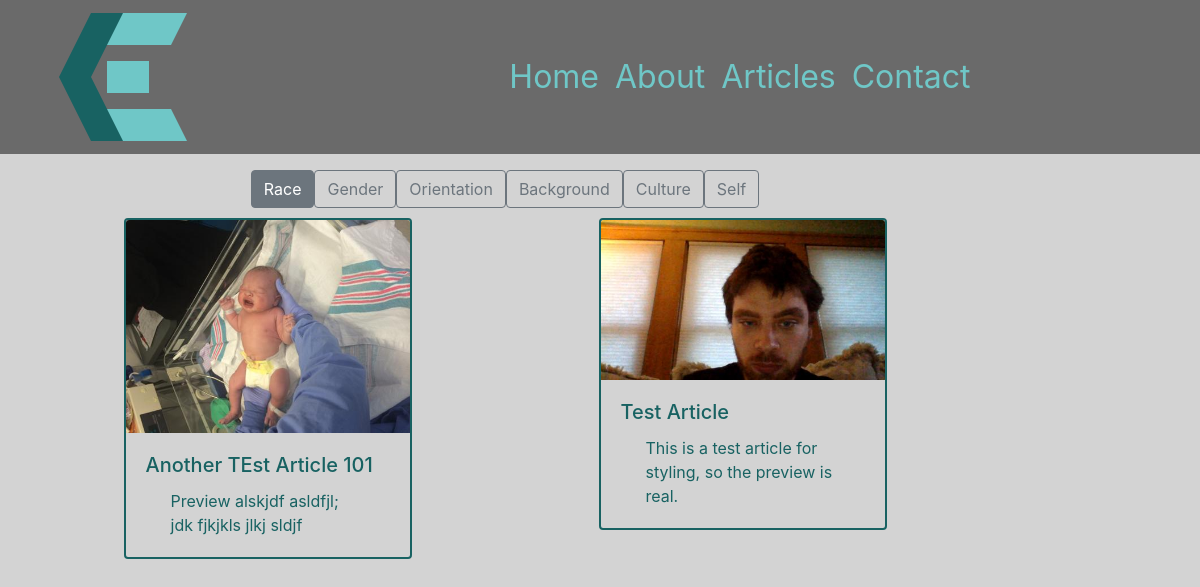
Screenshot of /articles/tag/1 with the database file from the repository.
### chrissmit/services/db_models.py (models this page shows, shortened)
class Tags(db.Model):
    id = db.Column(db.Integer, primary_key=True)
    desc = db.Column(db.String(20), nullable=False)

class ArticleEdits(db.Model):
    id = db.Column(db.Integer, primary_key=True)
    article_id = db.Column(db.Integer, db.ForeignKey('article.id'), nullable=False,)
    is_edited = db.Column(db.Boolean, default=False,)
    is_ready_for_release = db.Column(db.Boolean, default=False,)
    user_id = db.Column(db.Integer, db.ForeignKey('user.id'), nullable=False)
    edited = db.Column(db.DateTime, nullable=True, default=datetime.utcnow)
    title = db.Column(db.String(100), nullable=False,)
    preview = db.Column(db.String(200), nullable=False)
    image_file = db.Column(db.String(100), default='default.png')
    content = db.Column(db.Text, nullable=False)
    tags = db.relationship('EditTags', backref='edit')

### chrissmit/views/article_views.py (the view)
@blueprint.route('/articles/tag/<tag>')
def article_by_tag(tag):
    recent_articles = article.get_last(4)
    articles = article.get_by_tag(tag)
    tags = article.get_used_tags()
    return render_template(
        template_name_or_list='navigation/articles.html',
        recent_articles=recent_articles,
        articles=articles,
        tags=tags,
        current_tags=[int(tag)],
    )

### chrissmit/services/article.py (called while the page is built)
def get_full_articles(filter_criteria, desc=True):
    full_article = full_article_data()
    if desc:
        return full_article.filter(filter_criteria).order_by(Article.posted.desc()).all()
    return full_article.filter(filter_criteria).all()

def get_last(number=4, desc=True):
    full_article = full_article_data()
    if desc:
        return full_article.filter(Article.is_released==True).order_by(Article.posted.desc()).limit(number).all()
    return full_article.filter(Article.is_released==True).limit(number).all()

def get_used_tags():
    tag_data = full_tag()
    return tag_data.distinct(EditTags.tag_id).order_by(EditTags.tag_id).all()

def full_tag():
    return db.session.query(
        EditTags.tag_id, Tags.desc
    ).join(
        Tags,
        Tags.id == EditTags.tag_id
    )

def get_by_tag(tag):
    edit_id_by_tag = db.session.query(
        EditTags.edit_id
    ).filter(
        EditTags.tag_id == tag
    )
    return get_full_articles(
        filter_criteria = ArticleEdits.id.in_(edit_id_by_tag)
    )

def full_article_data():
    fields = full_data_fields()
    return fields.join(
        ArticleEdits,
        Article.current_edit_id == ArticleEdits.id,
    ).join(
        User,
        Article.author_id == User.id
    )

def full_data_fields():
    return db.session.query(
        ArticleEdits.id,
        ArticleEdits.article_id,
        Article.posted,
        Article.edited,
        Article.is_released,
        Article.author_id,
        Article.current_edit_id,
        ArticleEdits.title,
        ArticleEdits.preview,
        ArticleEdits.content,
        ArticleEdits.image_file,
        ArticleEdits.user_id,
        ArticleEdits.is_edited,
        ArticleEdits.is_ready_for_release,
        ArticleEdits.edited,
        Article.author_id,
        User.full_name,
    )

### chrissmit/templates/navigation/articles.html (shortened to what this page needs)
{% extends "shared/_layout.html" %}
{% block main_content %}
    <div class="tag-bucket row d-flex justify-content-center">
        {% for tag in tags %}
            {% if tag.tag_id in current_tags %}
                <a href="{{ url_for('navigation_views.all_articles') }}" class="btn btn-secondary float-center"> {{ tag[1] }}</a>
            {% else %}
                <a href="{{ url_for('navigation_views.article_by_tag',tag=tag[0]) }}" class="btn btn-outline-secondary float-center"> {{ tag[1] }}</a>
            {% endif %}
        {% endfor %}
    </div>
<div class="row d-flex justify-content-around align-content-around">
    {% if articles %}
        {%  for article in articles %}
            <a href="{{ url_for('navigation_views.read_article', article_id=article.article_id) }}" class="">
                <div class="card article-card float-center" style="width: 18rem;">
                    <img class="card-img-top" src="{{ '/static/img/articles/' + article.image_file }}" alt="{{ article.preview }}">
                    <div class="card-body">
                        <h5 class="card-title">{{ article.title }}</h5>
                        <p class="card-text">{{ article.preview }}</p>
                    </div>
                </div>
            </a>
        {% endfor %}
    {% endif %}
</div>
{%  endblock %}

### chrissmit/static/css/site.css (style rules this page uses)
:root { --backgroundColor: lightgrey; --primaryFontColor: rgba(80,80,80,1); --navBackgroundColor: rgba(80,80,80,0.8); --navDropDownBackgroundColor: rgba(80,80,80,0.6); --navDropDownText: lightgrey; --lightAccent: #6FC7C7; --darkAccent: #186262; }
html { background-color: var(--backgroundColor); }
body { background-color: var(--backgroundColor); }
p { padding-left: 25px; padding-right: 25px; }
a { color: var(--darkAccent); }
.article-card { background-color: var(--backgroundColor); border-color: var(--darkAccent); border-width: 2px; margin-top: 15 px; margin-bottom: 15 px; height: 25 rem; }
.tag-bucket { margin-left: 15%; margin-right: 15%; margin-top: 10px; margin-bottom: 10px }

### rows the page displays
Tags: desc "Race"
Tags: desc "Gender"
Tags: desc "Orientation"
Tags: desc "Background"
Tags: desc "Culture"
Tags: desc "Self"
ArticleEdits: image_file (picture), title "Another TEst Article 101", preview "Preview alskjdf asldfjl; jdk fjkjkls jlkj sldjf"
ArticleEdits: image_file (picture), title "Test Article", preview "This is a test article for styling, so the preview is real."
